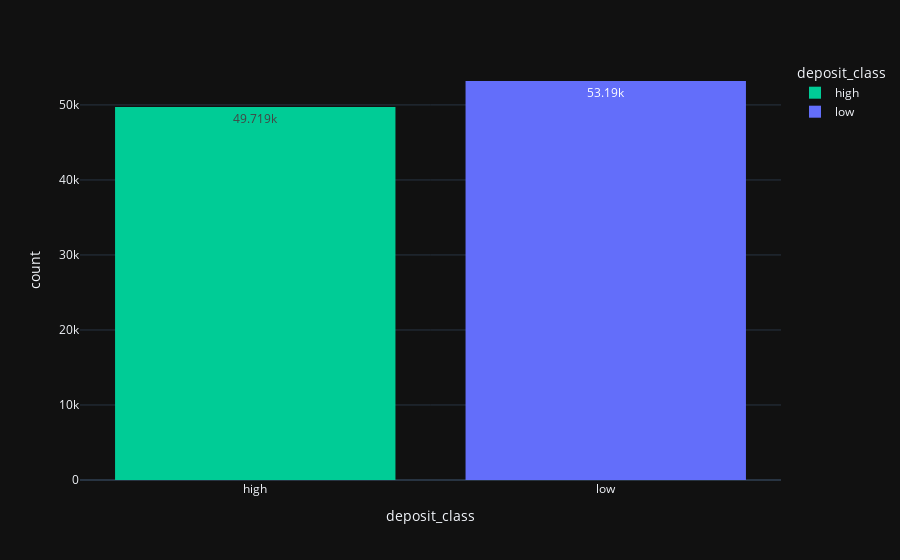

Notebook cell for this chart:
### Markdown cell above
#### Deposit Class Distribution

### Code cell
fig = px.histogram(df, 
                   x="deposit_class", 
                   color="deposit_class", 
                   text_auto=True, 
                   color_discrete_map=color_map)
fig.show()

### Figure 1 — Plotly figure (JSON) as saved in the notebook; plotly's stock layout.template omitted (floating-point values rounded to 4 significant figures; data arrays with more than 128 entries replaced by an {"elided": "..."} marker saying what was removed)
{"data": [{"alignmentgroup": "True", "bingroup": "x", "hovertemplate": "deposit_class=%{x}<br>count=%{y}<extra></extra>", "legendgroup": "high", "marker": {"color": "#00cc96", "pattern": {"shape": ""}}, "name": "high", "offsetgroup": "high", "orientation": "v", "showlegend": true, "texttemplate": "%{value}", "type": "histogram", "x": {"elided": "49719 str values"}, "xaxis": "x", "yaxis": "y"}, {"alignmentgroup": "True", "bingroup": "x", "hovertemplate": "deposit_class=%{x}<br>count=%{y}<extra></extra>", "legendgroup": "low", "marker": {"color": "#636efa", "pattern": {"shape": ""}}, "name": "low", "offsetgroup": "low", "orientation": "v", "showlegend": true, "texttemplate": "%{value}", "type": "histogram", "x": {"elided": "53190 str values"}, "xaxis": "x", "yaxis": "y"}], "layout": {"barmode": "relative", "legend": {"title": {"text": "deposit_class"}, "tracegroupgap": 0}, "margin": {"t": 60}, "xaxis": {"anchor": "y", "categoryarray": ["high", "low"], "categoryorder": "array", "domain": [0, 1], "title": {"text": "deposit_class"}}, "yaxis": {"anchor": "x", "domain": [0, 1], "title": {"text": "count"}}}}
